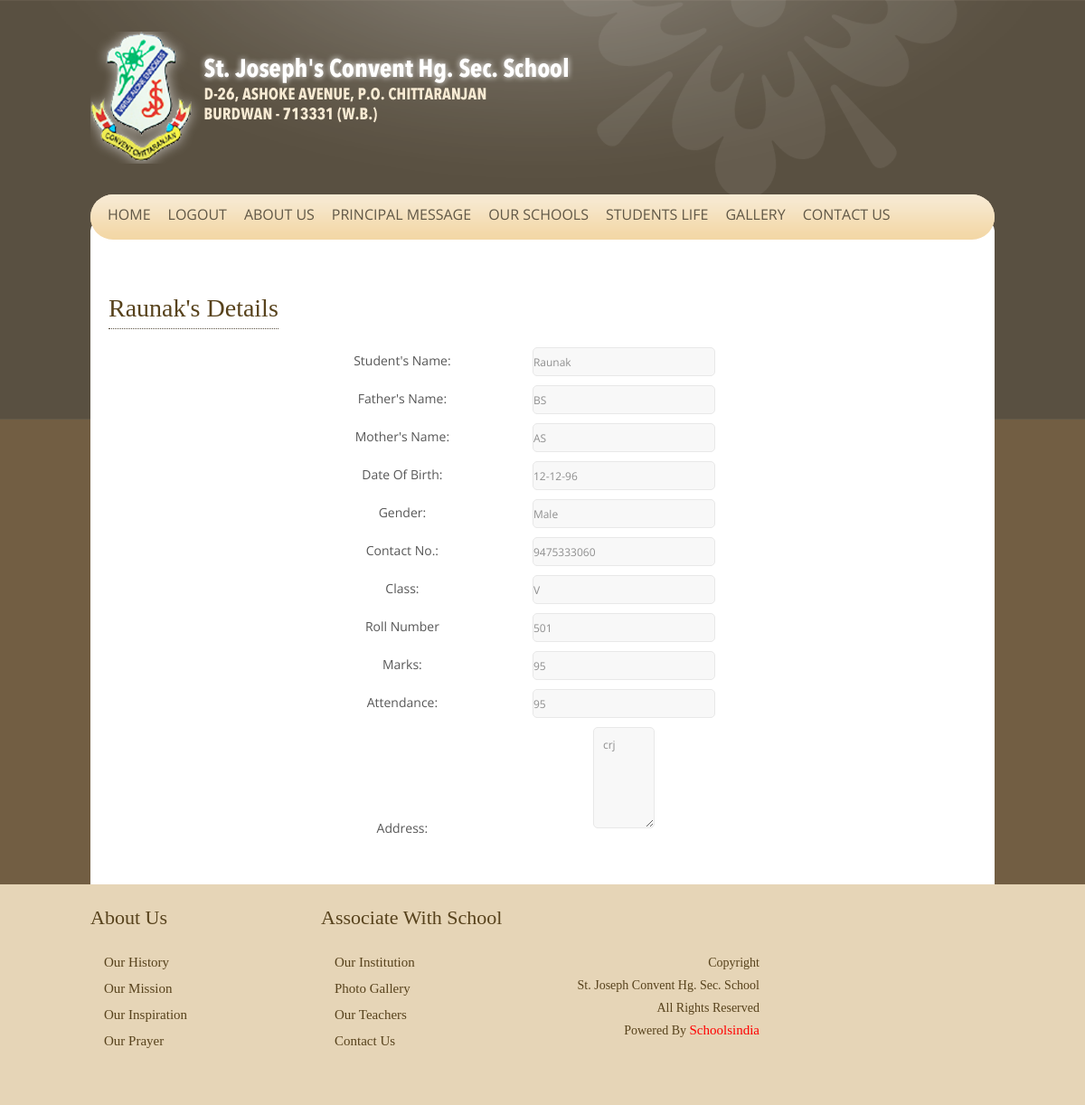
Page /display.php (signed in) on the committed database.
### tables this page shows
CREATE TABLE IF NOT EXISTS `students` (
  `name` varchar(50) NOT NULL,
  `fname` varchar(50) NOT NULL,
  `mname` varchar(50) NOT NULL,
  `dob` varchar(10) NOT NULL,
  `gender` varchar(30) NOT NULL,
  `cno` varchar(10) NOT NULL,
  `class` varchar(10) NOT NULL,
  `roll` varchar(10) NOT NULL,
  `pwd` varchar(8) NOT NULL,
  `address` varchar(60) NOT NULL,
  PRIMARY KEY (`roll`)
);

CREATE TABLE IF NOT EXISTS `marks` (
  `roll` varchar(10) NOT NULL,
  `attn` varchar(10) NOT NULL,
  `marks` varchar(10) NOT NULL,
  PRIMARY KEY (`roll`)
);

### display.php (the view, shortened to what this page needs)
<?php
$row="";
if(isset($_SESSION['pwd']))
{$h=mysql_connect("localhost","root","");
$qry="select students.name,students.fname,students.mname,students.dob,students.gender,students.cno,students.class,students.roll,marks.marks,marks.attn,students.address from students,marks where students.pwd='$_SESSION[pwd]'";
$res=mysql_query($qry);
$row=mysql_fetch_array($res);
}?>
<!DOCTYPE html PUBLIC "-//W3C//DTD XHTML 1.0 Transitional//EN" "http://www.w3.org/TR/xhtml1/DTD/xhtml1-transitional.dtd">
<html xmlns="http://www.w3.org/1999/xhtml">
<head>
</head>
<body>
	<link rel="stylesheet" type="text/css" href="css/style.css">
<link rel="stylesheet" type="text/css" href="css/custom-style.css">
 <link type="text/css" href="css/menu.css" rel="stylesheet" />
	<header class="wrapper">
    	<div class="pull-left">
       		<a href="index.php" class="bg-logo"><img src="images/logo.png"/></a>
        </div>
        <div class="bg-nav">
        	<div id="menu">
             <ul class="menu">
                <li><a href="index.php"><span>HOME</span></a></li>
                                              <li><?php
				if(isset($_SESSION['aid'])||isset($_SESSION['pwd'])) echo '<a href="logout.php"><span>LOGOUT</span></a>'; else echo'<a href="#"><span>LOGIN</span></a>
                <div><ul>
                        <li><a href="studentlogin.php"><span>Student Login</span></a></li>
                        <li><a href="adminlogin.php"><span>Admin Login</span></a></li>
                        </ul></div>';?></li>
                <li><a href="#"><span>ABOUT US</span></a>
                </li>
                <li><a href="message.php"><span>Principal Message</span></a></li>
                <li><a href="#"><span>Our Schools</span></a>
                </li>
                <li><a href="#"><span>STUDENTS LIFE</span></a>
                </li>
                    <li><a href="gallery.php"><span>GALLERY</span></a></li>
                <li><a href="contactus.php"><span>CONTACT US</span></a></li>
             </ul>
        </div>
    </header>
 <div class="wrapper">
        <article class="bg-static-content">
        	<div class="margin20">
<div class="clearfix">&nbsp;</div>
<fieldset>
<legend><h1><?php echo $row[0],"'s";?> Details</h1></legend>
<center>
<table width="50%">
<tr>
<td align="center"><label>Student's Name:</label></td>
<td align="center"><input type="text" name="name" value="<?php echo $row[0]; ?>" id="t1" readonly="readonly"/></td>
</tr>
<tr>
<td align="center"><label>Father's Name:</label></td>
<td align="center"><input type="text" name="fname" value="<?php echo $row[1]; ?>" readonly="readonly"/></td>
</tr>
<tr>
<td align="center"><label>Mother's Name:</label></td>
<td align="center"><input type="text" name="mname" value="<?php echo $row[2]; ?>" readonly="readonly"/></td>
</tr>
<tr>
<td align="center"><label>Date Of Birth:</label></td>
<td align="center"><input readonly="readonly" type="text" name="dob" value="<?php echo $row[3]; ?>"/></td>
</tr>
<tr>
<td align="center"><label>Gender:</label></td>
<td align="center"><input readonly="readonly" type="text" name="roll" value="<?php echo $row[4]; ?>"/></tr>
<tr>
<td align="center"><label>Contact No.:</label></td>
<td align="center"><input readonly="readonly" type="text" name="cno" value="<?php echo $row[5]; ?>"/></td>
</tr>
<tr>
<td align="center"><label>Class:</label></td>
<td align="center"><input readonly="readonly" type="text" name="roll" value="<?php echo $row[6]; ?>"/></td>
</tr>
<tr><td align="center"><label>Roll Number</label></td>
<td align="center"><input readonly="readonly" type="text" name="roll" value="<?php echo $row[7]; ?>"/></td></tr>
<tr>
<td align="center"><label>Marks:</label></td>
<td align="center"><input readonly="readonly" type="text" name="marks" value="<?php echo $row[8]; ?>"/></td>
</tr>
<tr>
<td align="center"><label>Attendance:</label></td>
<td align="center"><input readonly="readonly" type="text" name="attn" value="<?php echo $row[9]; ?>"/></td>
</tr>
<tr>
<td align="center"><label>Address:</label></td>
<td align="center"><textarea rows="5" cols="5" name="address" readonly="readonly"><?php echo $row[10]; ?></textarea></td>
</tr>
</table>
</center>
</fieldset>
          				</div>
        </article>
    </div>
    <footer>
    	<div class="wrapper">
        	 	        	<div class="one-fourth">
            	<h1>About Us</h1>
                	<ul>
                    	<li><a href="history.php" class="li-footer">Our History</a></li>                     	<li><a href="mission.php" class="li-footer">Our Mission</a></li>                     	<li><a href="inspiration.php" class="li-footer">Our Inspiration</a></li>                     	<li><a href="prayer.php" class="li-footer">Our Prayer</a></li>
                  </ul>
            </div>
           <div class="one-fourth">
            <h1>Associate With School</h1>
            	<ul>
					   <li><a href="institution.php" class="li-footer">Our Institution</a></li>
                       <li><a href="gallery.php" class="li-footer">Photo Gallery</a></li>
                       <li><a href="teacher.php" class="li-footer">Our Teachers</a></li>
                       <li><a href="contactus.php" class="li-footer">Contact Us</a></li>
                 </ul>
            </div>
            <div class="one-fourth last">
            <h1>&nbsp;</h1>
            <p class="footer-para">
                Copyright<br/>
                St. Joseph Convent Hg. Sec. School<br/>
                All Rights Reserved<br/>
				Powered By
				<a href="http://schoolsindia.com/" target="_blank" class="li-footer" style="color:#FF0000">Schoolsindia</a>
            </p>
            </div>
            <div class="clearfix">&nbsp;</div>
        </div>
    </footer>
</body>
</html>

### css/custom-style.css (style rules this page uses)
body { background:url(../images/main-bg_01.png) no-repeat #725e43; color: #575757; font-family:"Myriad Pro", Helvetica, sans-serif; margin: 0; font-size: 14px; line-height: 24px; margin: 0; text-align:justify; background-size:100%; }
.wrapper { margin: 0 auto; width: 1000px; }
.pull-left { float:left; }
.bg-logo img { margin:35px 0 10px 0; }
.clearfix { clear:both; }
.bg-nav { background:url(../images/menu-bg_06.png) repeat-x; height:50px; border-radius:25px; }
.last { margin-right:0px !important; }
footer { background:#e6d5b7; padding:15px 0; margin-top:50px; }
footer h1 { color:#57421c; font-family:"Georgia",Times New Roman,Times,serif; font-size:22px; margin:10px 0 15px 0; border:none; font-weight:normal !important; }
footer ul li { list-style: outside none none; margin-left: 15px; margin-bottom:5px; }
a.li-footer { color:#57421c; font-family:"Georgia",Times New Roman,Times,serif; transition:all 2s color; -moz-transition:all 2s color; -o-transition:all 2s color; -webkit-transition:all 2s color; font-size:15px; }
p.footer-para { line-height: 25px; text-align: right; color:#57421c; font-family: "Georgia",Times New Roman,Times,serif; font-size: 14px; }
.bg-static-content { background: none repeat scroll 0 0 #fff; border-radius: 10px 10px 0 0; margin-bottom: -50px !important; margin-top: -20px; padding: 50px 0 5px 20px; }

### css/menu.css (style rules this page uses)
#menu { background: url("../images/menu-bg_06.png") repeat-x scroll 0 0 rgba(0, 0, 0, 0); border-radius: 25px; height: 50px; position: relative; }
#menu .menu { position: absolute; top: -20px; }
#menu * { list-style:none; border:0; padding:0; margin:0; }
#menu a { display:block; padding-left:9px; }
#menu a span { display:block; padding:30px 0 37px; white-space:nowrap; }
#menu li { float:left; background:url(../menu-images/pix.gif); }
#menu a, #menu a span { color:#605746; font-family: 'Open Sans', sans-serif; font-size:16px; line-height:24px; text-decoration:none; font-weight:normal; margin-left:5px; text-transform:uppercase; }
#menu a span { no-repeat left 0; }

### rows in the picture
students: name "Raunak", fname "BS", mname "AS", dob "12-12-96", roll "Male", cno "9475333060", roll "V", roll "501", address "crj"
marks: marks "95", attn "95"
